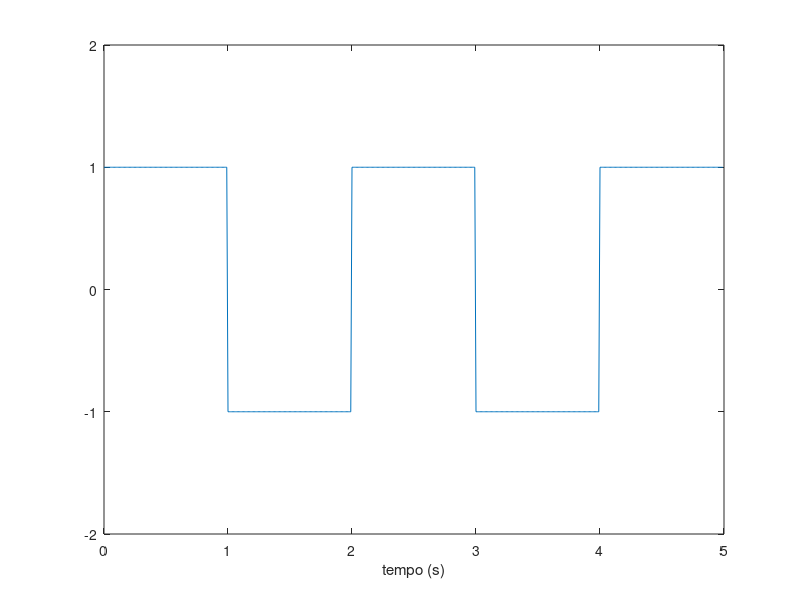
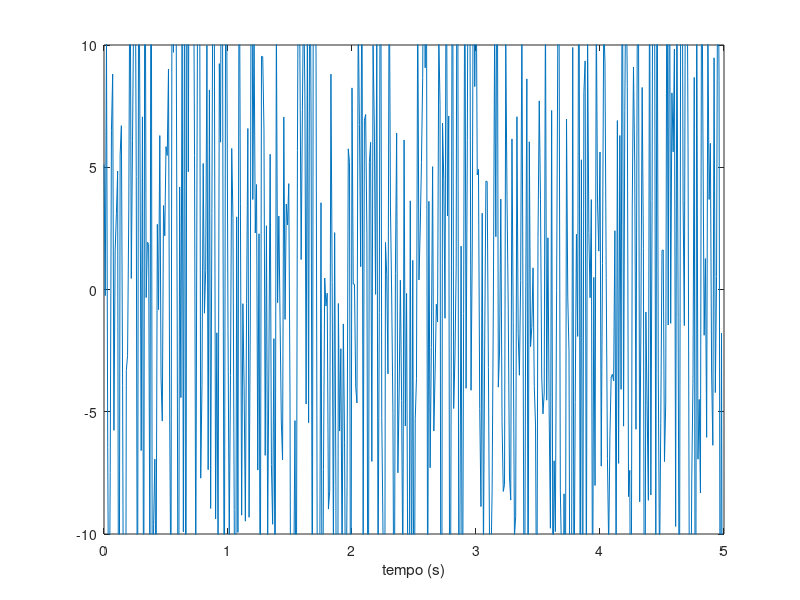
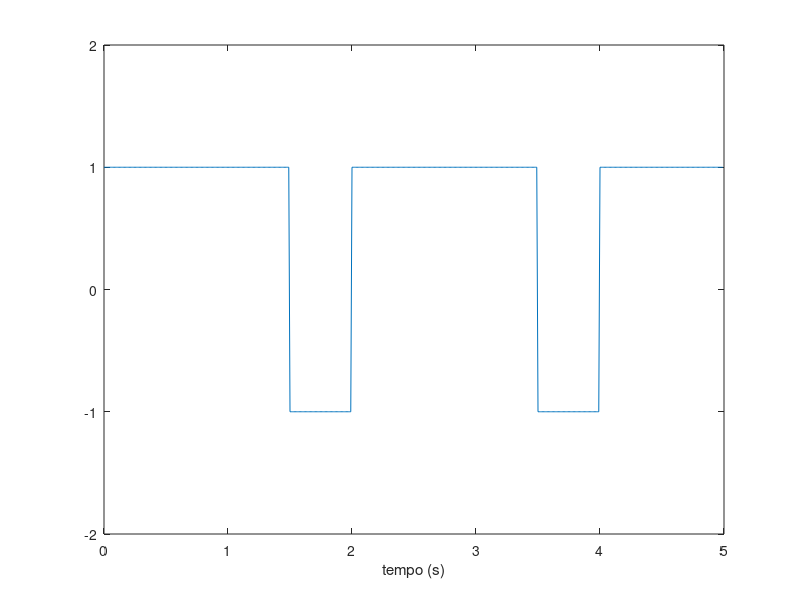
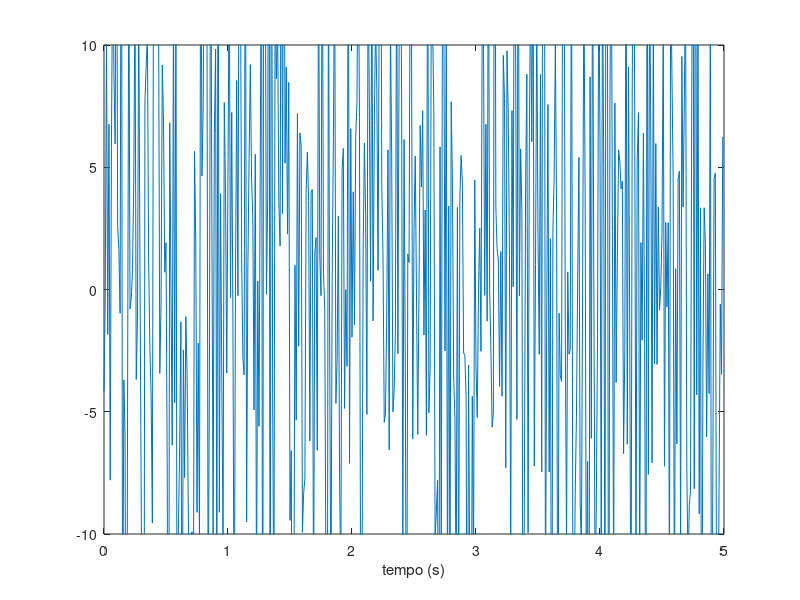

Write MATLAB code to recreate these figures, in order.
%Exemplo Antipodal
close all
clear all

Fs=100;
Ts=1;

bit1=ones(1,Fs);
bit0=-ones(1,Fs);
y=[bit1 bit0 bit1 bit0 bit1];
t=0:1/Fs:5-1/Fs;

figure
plot(t,y)
xlabel('tempo (s)');
axis([0 5 -2 2])

figure
fim=length(y);
ruido=randn(1,fim)*sqrt(100);%Potencia do ruido=100
y=y+ruido;

t=0:1/Fs:5-1/Fs;
plot(t,y)
xlabel('tempo (s)');
axis([0 5 -10 10])

%Exemplo Ortogonal

bit1=ones(1,Fs);
bit0=[ones(1,Fs/2) -ones(1,Fs/2)];
y=[bit1 bit0 bit1 bit0 bit1];
t=0:1/Fs:5-1/Fs;

figure
plot(t,y)
xlabel('tempo (s)');
axis([0 5 -2 2])

figure
fim=length(y);
ruido=randn(1,fim)*sqrt(100); %Potencia do ruido=100
y=y+ruido;

t=0:1/Fs:5-1/Fs;
plot(t,y)
xlabel('tempo (s)');
axis([0 5 -10 10])
